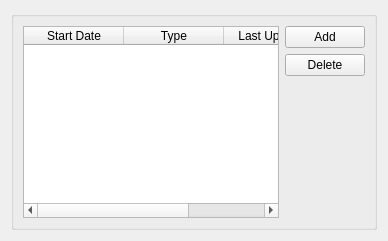
     <widget class="QWidget" name="tab">
      <attribute name="title">
       <string>Living Arrangements</string>
      </attribute>
      <layout class="QGridLayout" name="gridLayout_3">
       <item row="0" column="0">
        <widget class="QGroupBox" name="groupBox">
         <property name="title">
          <string/>
         </property>
         <layout class="QHBoxLayout" name="horizontalLayout_2">
          <item>
           <widget class="QTableWidget" name="living_arrangements_table">
            <column>
             <property name="text">
              <string>Start Date</string>
             </property>
            </column>
            <column>
             <property name="text">
              <string>Type</string>
             </property>
            </column>
            <column>
             <property name="text">
              <string>Last Updated</string>
             </property>
            </column>
           </widget>
          </item>
          <item>
           <layout class="QVBoxLayout" name="verticalLayout_2">
            <item>
             <widget class="QPushButton" name="living_arrangement_add_button">
              <property name="text">
               <string>Add</string>
              </property>
             </widget>
            </item>
            <item>
             <widget class="QPushButton" name="living_arrangement_delete_button">
              <property name="text">
               <string>Delete</string>
              </property>
             </widget>
            </item>
            <item>
             <spacer name="verticalSpacer_6">
              <property name="orientation">
               <enum>Qt::Vertical</enum>
              </property>
              <property name="sizeHint" stdset="0">
               <size>
                <width>20</width>
                <height>40</height>
               </size>
              </property>
             </spacer>
            </item>
           </layout>
          </item>
         </layout>
        </widget>
       </item>
      </layout>
     </widget>
